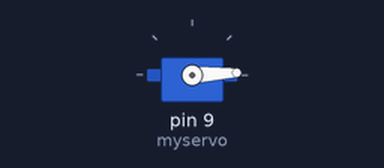
Bench run of a sketch on a simulated Arduino Uno, built with avr-gcc and run on an emulated ATmega328P. Parts: servo.

Above: at 0.05 s.
At 1.45 s:
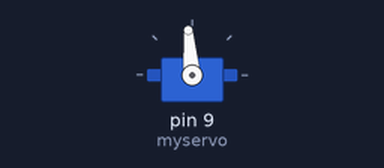
At 2.85 s:
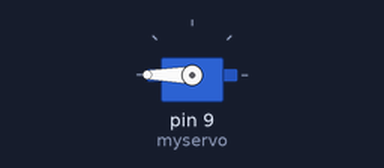
At 5.65 s:
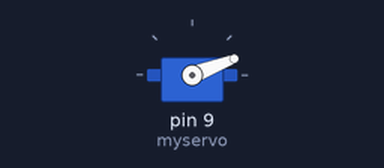
Timing chart, 0 to 8.4 s (numbered marks = the images above):
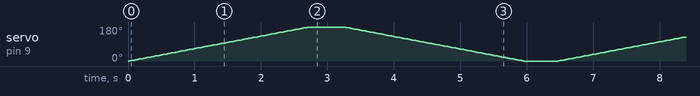

The sketch:

Servo.ino
```cpp
#include <Servo.h> // Khai báo thư viện servo

Servo myservo;// Tạo đối tượng tên myservo

int pos = 0;//Tạo biến nhận giá trị góc quay

void setup() {

  myservo.attach(9,500,2500);  // Chân 9, Chu kỳ Min, Max

}

void loop() {

  //Điều khiển servo quay một góc 180 độ

  for (pos = 0; pos <= 180; pos += 1) { //Biến pos sẽ chạy từ 0-180

    myservo.write(pos);              //ra lệnh servo quay một góc “pos”

    delay(15);                       // Chờ 15ms để động cơ đạt đến vị trí pos

  }

  delay(500); //Khi quay đến vị trí góc 180 độ dừng 2s

  //Điều khiển servo quay về vị trí 0 độ

  for (pos = 180; pos >= 0; pos -= 1) { //Biến pos sẽ chạy từ 180 về 0

    myservo.write(pos);

    delay(15);

  }

  delay(500); //Khi quay đến vị trí góc 0 độ dừng 2s

}
```
